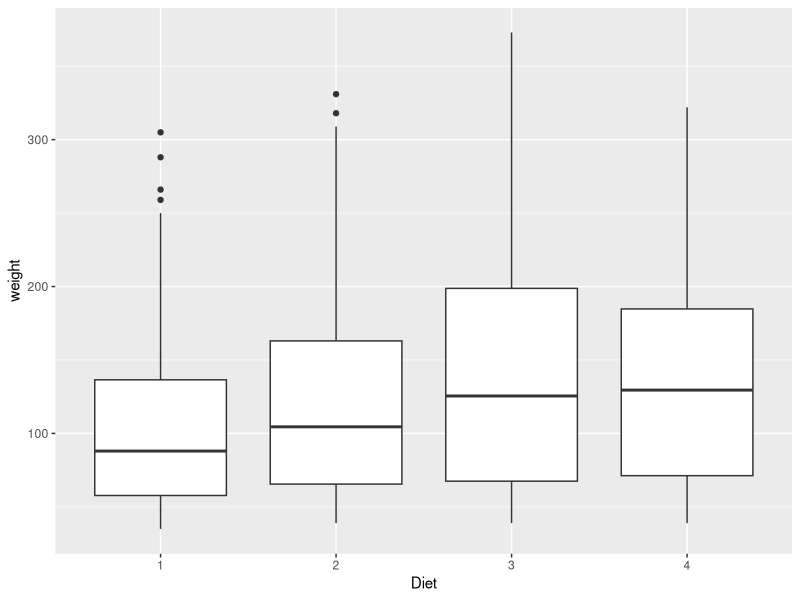
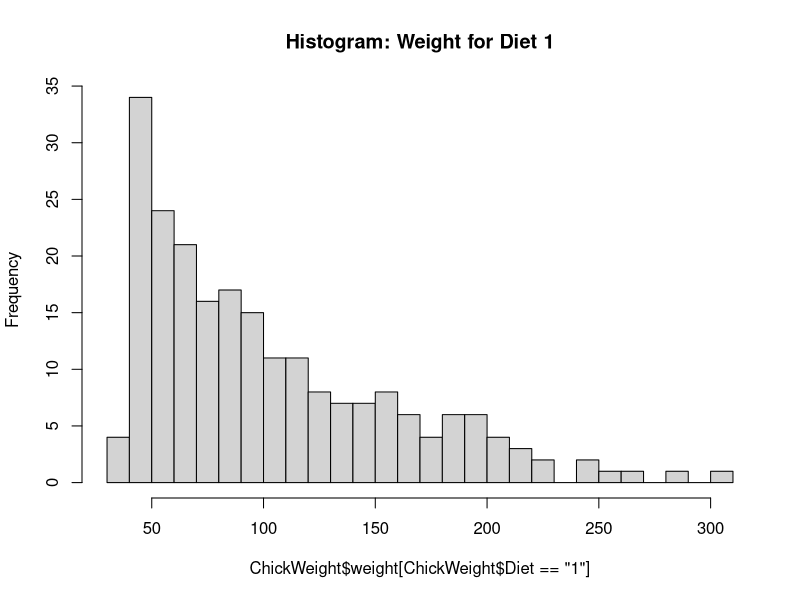
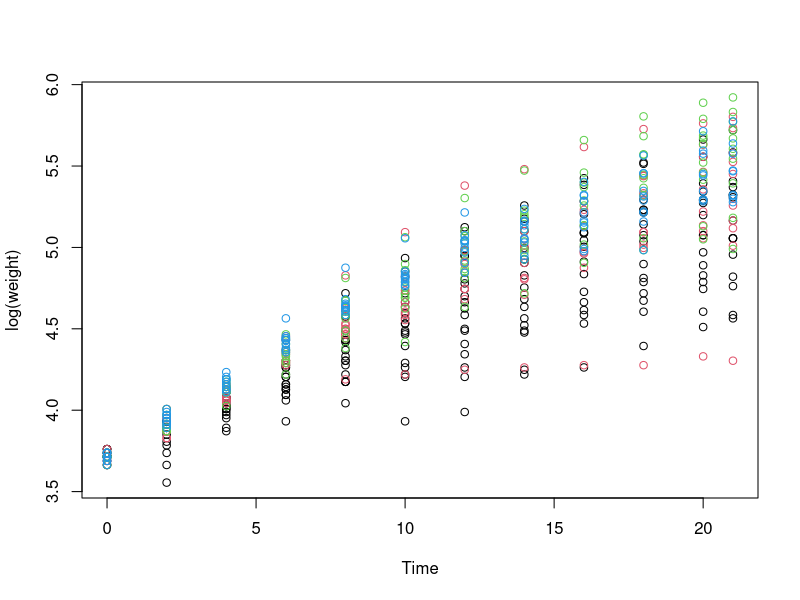

Generate these figures, in order, with R:
data=ChickWeight
library(ggplot2)
ggplot(ChickWeight, aes(x=Diet, y=weight)) + 
  geom_boxplot()
hist(ChickWeight$weight[ChickWeight$Diet=='1'],breaks = 30,main = 'Histogram: Weight for Diet 1')
with(ChickWeight, plot(Time, log(weight), col = Diet))